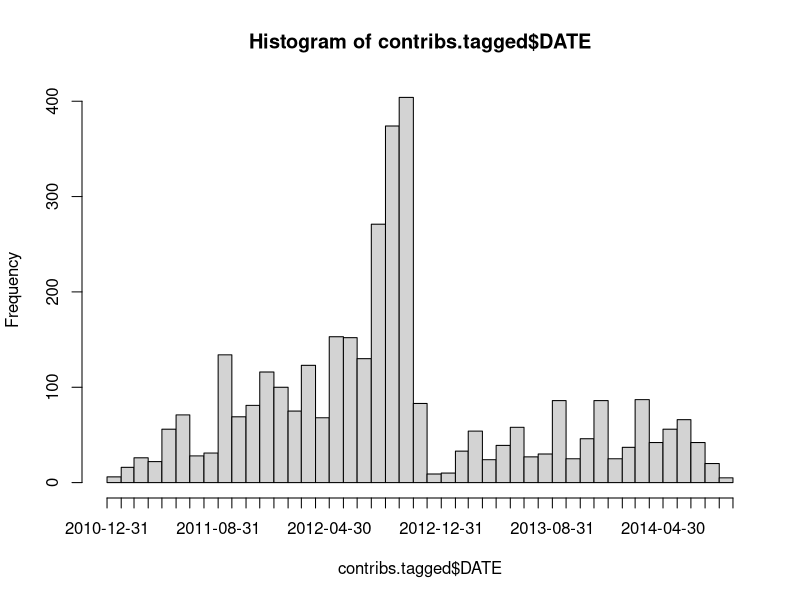
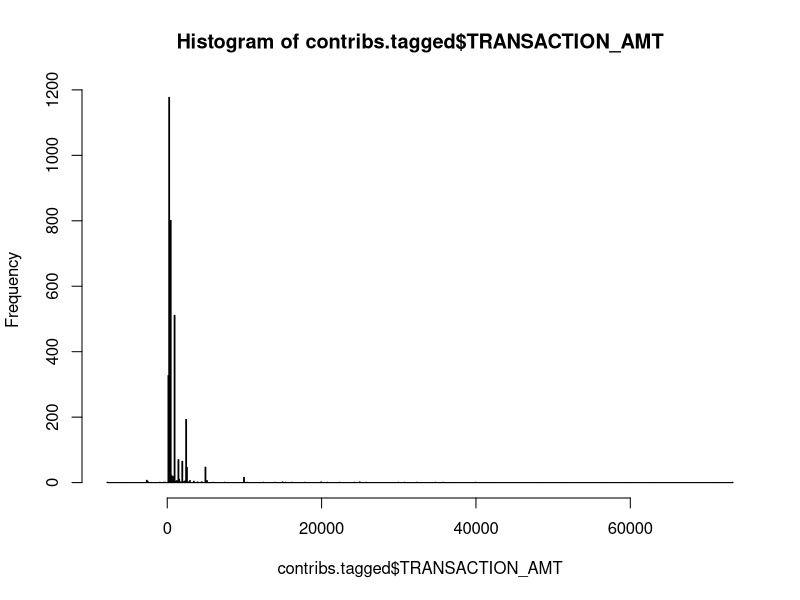

The R script that drew these images, in order: (Note: this script raises an error after producing the figures.)
#
#   analysis.R: statistical analysis on political contributions of Harvard employees
#

# All contribution data, filtered down to Harvard employees, from 2001 - 2014
contribs.all <- read.csv("harvard-contributions.csv")

# HELPER FUNCTIONS
# show counts and percentages via contingency table
tabulate <- function(cols) {
    print(table(cols))
    print(round(prop.table(table(cols)), 3))
}

# PEOPLE
# Unique employees who contributed between 2011 and 2014
people <- read.csv("people_tagged_unique.csv")  
names(people) # get a look at the columns
nrow(people) # 1216 unique verified contributors between 2011 and 2014
# Gender
# 457 F, 756 M
# 38% F, 62% M
tabulate(people$GENDER)
# School
# 25% in FAS, 15% in HLS, HMS, HBS, 7% in SPH
tabulate(people$SCHOOL)
# Title
# 46% professors, 22% administrators, 26 Univ. professors
tabulate(people$TITLE)
# School vs. Gender
school.gender.table <- table(people$SCHOOL, people$GENDER); school.gender.table
school.gender.perc <- round(prop.table(school.gender.table, 1), 3); school.gender.perc
# average gender distribution per school
# 30% female, 63% male
school.gender.favg <- mean(school.gender.perc[,2])
school.gender.mavg <- mean(school.gender.perc[,3])
school.gender.favg; school.gender.mavg
# Gender vs. Title
# administrators are 59% female, associate professors are 57% male, asst. profs are 67% male, instructors are 75% female
# professors are 75% male, senior fellows are 85% male, senior lecturers are 58% male, univ. profs are 92% male
title.gender.table <- table(people$TITLE, people$GENDER); title.gender.table
title.gender.perc <- round(prop.table(title.gender.table, 1), 3); title.gender.perc

# TAGGED CONTRIBUTIONS (2011 - 2014)
# Contribution data, tagged with gender/school/title, from 2011 - 2014
contribs.tagged <- read.csv("contributions_11-14_tagged.csv")
names(contribs.tagged)
# Add a column with formatted transaction date
contribs.tagged$DATE <- as.Date(sprintf("%08d", contribs.tagged$TRANSACTION_DT), '%m%d%Y')
# contributions between 01-04-2011 and 09-30-2014
summary(contribs.tagged$DATE)
# histogram of # contribs / month
hist(contribs.tagged$DATE, breaks="months", freq=TRUE)
# mean contributions: $952.4, median: $500, min: $200, max: $73300
summary(contribs.tagged$TRANSACTION_AMT)
# only 47 contributions greater than $5000
hist(contribs.tagged$TRANSACTION_AMT, breaks="FD", freq=TRUE)
# let's break it down by school
# first, merge CAND and CMTE party affiliation
# contribs.tagged$PARTY <- ifelse(!is.na(contribs.tagged$CMTE_PTY_AFFILIATION), as.character(contribs.tagged$CMTE_PTY_AFFILIATION), as.character(contribs.tagged$CAND_PTY_AFFILIATION))
# now, look at total contributions (amt + count) per party per school
party.school.sum <- aggregate(TRANSACTION_AMT ~ PARTY + SCHOOL, data = contribs.tagged, sum); 
party.school.freq <- aggregate(TRANSACTION_AMT ~ PARTY + SCHOOL, data = contribs.tagged, length); party.school.freq
# now per party per school
party.title.freq <- aggregate(TRANSACTION_AMT ~ PARTY + TITLE, data = contribs.tagged, length)
party.title.freq <- party.title.sum[order(party.title.freq$TRANSACTION_AMT, decreasing=TRUE),]; party.title.freq
party.title.sum <- aggregate(TRANSACTION_AMT ~ PARTY + TITLE , data = contribs.tagged, sum)
party.title.sum <- party.title.sum[order(party.title.sum$TRANSACTION_AMT, decreasing=TRUE),]; party.title.sum
party.title.mean <- aggregate(TRANSACTION_AMT ~ PARTY + TITLE , data = contribs.tagged, mean)
party.title.mean <- party.title.mean[order(party.title.mean$TRANSACTION_AMT, decreasing=TRUE),]; party.title.mean
# per party per gender
party.gender.sum <- aggregate(TRANSACTION_AMT ~ PARTY + GENDER, data = contribs.tagged, sum); party.gender.sum 
party.gender.freq <- aggregate(TRANSACTION_AMT ~ PARTY + GENDER, data = contribs.tagged, length); party.gender.freq

